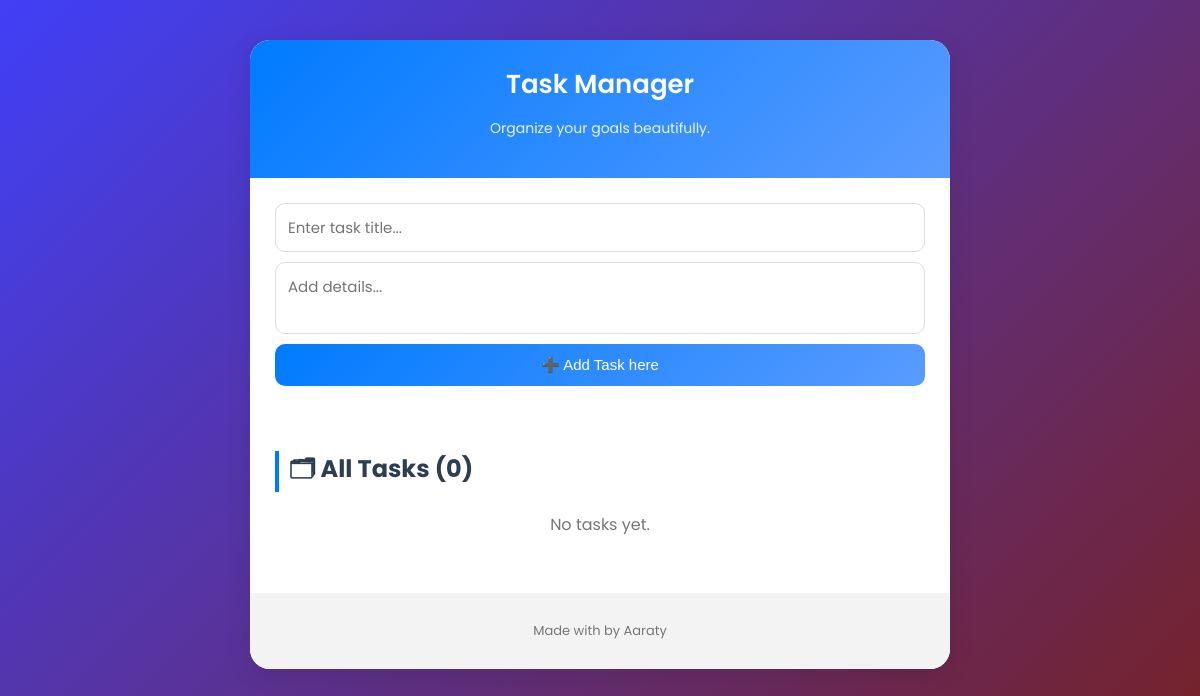
Before: / with the older database file.
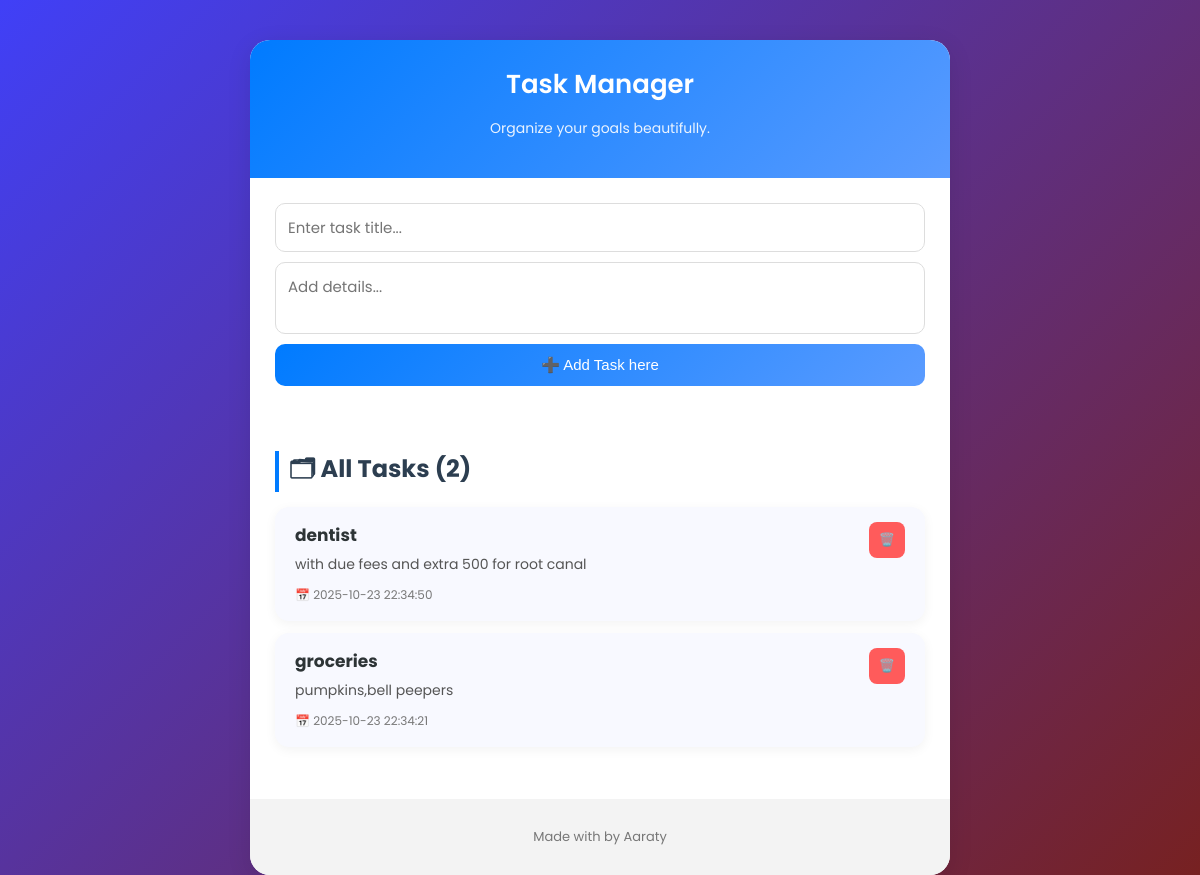
After: the same page with the newer database file.
### tables this page shows
CREATE TABLE tasks (
    id INTEGER PRIMARY KEY AUTOINCREMENT,
    title TEXT NOT NULL,
    description TEXT,
    created_at TIMESTAMP DEFAULT CURRENT_TIMESTAMP
);

### day26.py (the view)
@app.route('/')
def index():
    conn = get_db_connection()
    tasks = conn.execute('SELECT * FROM tasks ORDER BY id DESC').fetchall()
    conn.close()
    return render_template('day26.html', tasks=tasks)

### day26.py (called while the page is built)
def get_db_connection():
    conn = sqlite3.connect('tasks.db')
    conn.row_factory = sqlite3.Row
    return conn

### templates/day26.html (shortened to what this page needs)
<!DOCTYPE html>
<html lang="en">
<head>
  <link rel="stylesheet" href="{{ url_for('static', filename='css/day26.css') }}">
</head>
<body>
  <div class="appbox">
    <header>
      <h1> Task Manager</h1>
      <p class="tagline">Organize your goals beautifully.</p>
    </header>
    <main>
      <form action="/add" method="post" class="task-form">
        <input type="text" name="title" placeholder="Enter task title..." required>
        <textarea name="description" placeholder="Add details..."></textarea>
        <button type="submit">➕ Add Task here</button>
      </form>
      <section class="task-list">
        <h2>🗂 All Tasks ({{ tasks|length }})</h2>
        {% if tasks %}
          {% for task in tasks %}
            <div class="task-card">
              <div class="task-content">
                <h3>{{ task['title'] }}</h3>
                <p>{{ task['description'] }}</p>
                <span class="time">📅 {{ task['created_at'] }}</span>
              </div>
              <a href="/delete/{{ task['id'] }}" class="deletebutton">🗑️</a>
            </div>
          {% endfor %}
        {% else %}
          <p class="empty"> No tasks yet.</p>
        {% endif %}
      </section>
    </main>
    <footer>
      <p>Made with by Aaraty</p>
    </footer>
  </div>
</body>
</html>

### static/css/day26.css (style rules this page uses)
* { box-sizing: border-box; }
body { font-family: "Poppins", sans-serif; background: linear-gradient(135deg, #4040f7, #772121); margin: 0; padding: 0; display: flex; justify-content: center; align-items: flex-start; min-height: 100vh; color: #333; }
.appbox { width: 95%; max-width: 700px; background: #ffffff; margin-top: 40px; border-radius: 20px; box-shadow: 0 6px 25px rgba(0, 0, 0, 0.1); overflow: hidden; animation: fadeIn 0.7s ease; }
header { background: linear-gradient(135deg, #007bff, #5a9bff); color: white; text-align: center; padding: 25px 10px; }
header h1 { margin: 0; font-weight: 600; font-size: 26px; }
header .tagline { font-size: 14px; opacity: 0.9; }
.task-form { display: flex; flex-direction: column; padding: 25px; gap: 10px; }
.task-form input, .task-form textarea { border: 1px solid #ddd; border-radius: 10px; padding: 12px; font-size: 15px; font-family: inherit; transition: 0.3s; resize: none; }
.task-form button { border: none; background: linear-gradient(135deg, #007bff, #5a9bff); color: white; font-size: 15px; padding: 12px; border-radius: 10px; cursor: pointer; transition: 0.3s; }
.task-list { padding: 20px 25px 40px; }
.task-list h2 { margin-bottom: 15px; color: #2c3e50; border-left: 4px solid #007bff; padding-left: 10px; }
.task-card { display: flex; justify-content: space-between; align-items: flex-start; background: #f8f9ff; border-radius: 14px; padding: 15px 20px; margin-bottom: 12px; box-shadow: 0 3px 12px rgba(0, 0, 0, 0.05); transition: 0.25s ease; }
.task-content h3 { margin: 0; font-size: 17px; color: #2d3436; }
.task-content p { margin: 6px 0; font-size: 14px; color: #555; }
.time { font-size: 12px; color: #777; }
.deletebutton { background: #ff5b5b; color: white; padding: 8px 10px; border-radius: 8px; text-decoration: none; font-size: 13px; transition: 0.3s; }
footer { background: #f3f3f3; text-align: center; font-size: 13px; color: #777; padding: 15px 0; }

Changed rows visible on the page:
added tasks: title "dentist", description "with due fees and extra 500 for root canal", created_at "2025-10-23 22:34:50"
added tasks: title "groceries", description "pumpkins,bell peepers", created_at "2025-10-23 22:34:21"
Other visible differences:
{{ tasks|length }}: "0" → "2"
text no longer shown: "No tasks yet."
